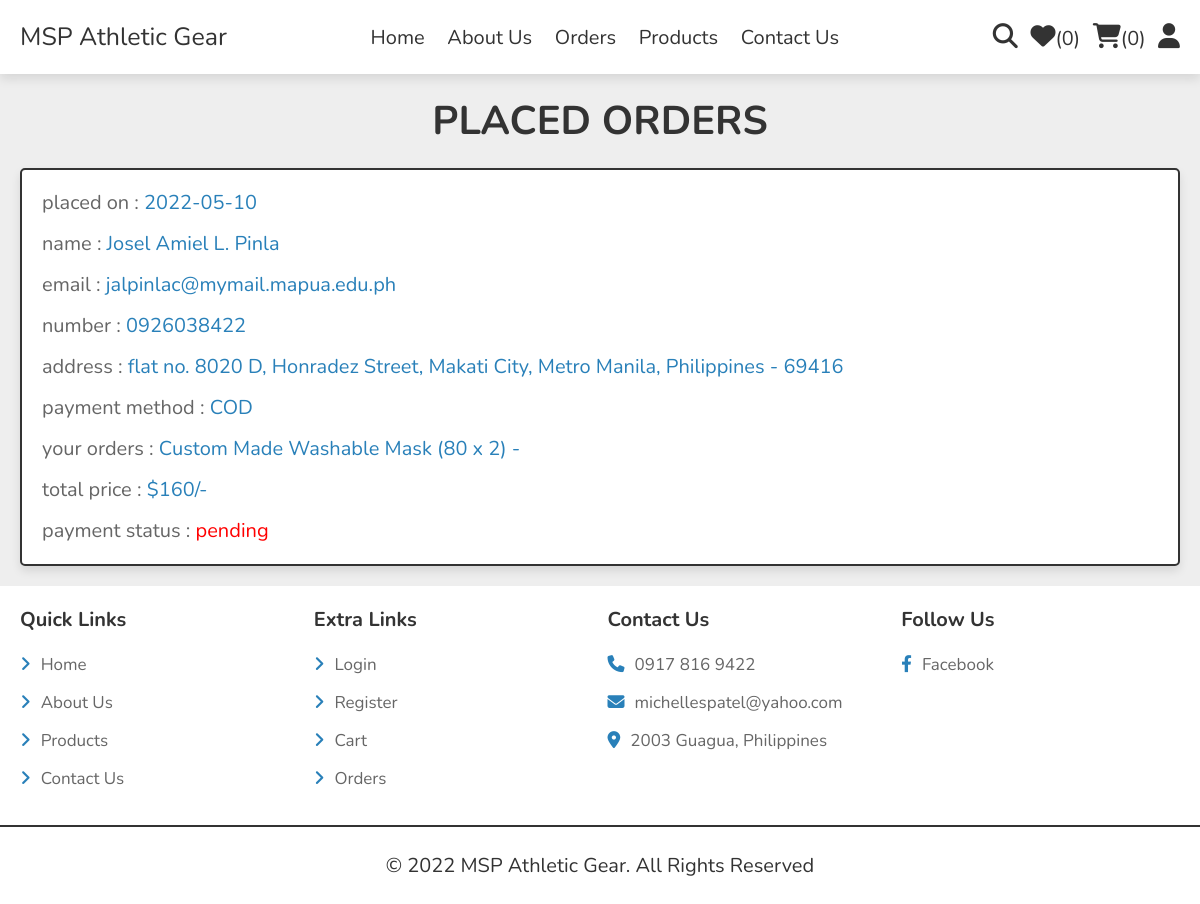
Screenshot of /orders.php (signed in) with the database file from the repository.
### tables this page shows
CREATE TABLE `orders` (
  `id` int(100) NOT NULL,
  `user_id` int(100) NOT NULL,
  `name` varchar(20) NOT NULL,
  `number` varchar(10) NOT NULL,
  `email` varchar(50) NOT NULL,
  `method` varchar(50) NOT NULL,
  `address` varchar(500) NOT NULL,
  `total_products` varchar(1000) NOT NULL,
  `total_price` int(100) NOT NULL,
  `placed_on` date NOT NULL DEFAULT current_timestamp(),
  `payment_status` varchar(20) NOT NULL DEFAULT 'pending'
);

### orders.php (the view, shortened to what this page needs)
<?php
include 'components/connect.php';
if(isset($_SESSION['user_id'])){
   $user_id = $_SESSION['user_id'];
}else{
   $user_id = '';
};
?>
<!DOCTYPE html>
<html lang="en">
<head>
   <link rel="stylesheet" href="https://cdnjs.cloudflare.com/ajax/libs/font-awesome/6.1.1/css/all.min.css">
   <link rel="stylesheet" href="css/style.css">
</head>
<body>
<?php include 'components/user_header.php'; ?>
<section class="orders">
   <h1 class="heading">placed orders</h1>
   <div class="box-container">
   <?php
      if($user_id == ''){
         echo '<p class="empty">please login to see your orders</p>';
      }else{
         $select_orders = $conn->prepare("SELECT * FROM `orders` WHERE user_id = ?");
         $select_orders->execute([$user_id]);
         if($select_orders->rowCount() > 0){
            while($fetch_orders = $select_orders->fetch(PDO::FETCH_ASSOC)){
   ?>
   <div class="box">
      <p>placed on : <span><?= $fetch_orders['placed_on']; ?></span></p>
      <p>name : <span><?= $fetch_orders['name']; ?></span></p>
      <p>email : <span><?= $fetch_orders['email']; ?></span></p>
      <p>number : <span><?= $fetch_orders['number']; ?></span></p>
      <p>address : <span><?= $fetch_orders['address']; ?></span></p>
      <p>payment method : <span><?= $fetch_orders['method']; ?></span></p>
      <p>your orders : <span><?= $fetch_orders['total_products']; ?></span></p>
      <p>total price : <span>$<?= $fetch_orders['total_price']; ?>/-</span></p>
      <p> payment status : <span style="color:<?php if($fetch_orders['payment_status'] == 'pending'){ echo 'red'; }else{ echo 'green'; }; ?>"><?= $fetch_orders['payment_status']; ?></span> </p>
   </div>
   <?php
      }
      }else{
         echo '<p class="empty">no orders placed yet!</p>';
      }
      }
   ?>
   </div>
</section>
<?php include 'components/footer.php'; ?>
</body>
</html>

### css/style.css (style rules this page uses)
:root { --main-color:#2980b9; --orange:#f39c12; --red:#e74c3c; --black:#333; --white:#fff; --light-color:#666; --light-bg:#eee; --border:.2rem solid var(--black); --box-shadow:0 .5rem 1rem rgba(0,0,0,.1); }
* { font-family: 'Nunito', sans-serif; margin:0; padding:0; box-sizing: border-box; outline: none; border:none; text-decoration: none; }
html { font-size: 62.5%; overflow-x: hidden; }
body { background-color: var(--light-bg); }
section { padding:2rem; max-width: 1200px; margin:0 auto; }
.heading { font-size: 4rem; color:var(--black); margin-bottom: 2rem; text-align: center; text-transform: uppercase; }
.orders .box-container { display: flex; flex-wrap: wrap; gap:1.5rem; align-items: flex-start; }
.orders .box-container .box { padding:1rem 2rem; flex:1 1 40rem; border:var(--border); background-color: var(--white); box-shadow: var(--box-shadow); border-radius: .5rem; }
.orders .box-container .box p { margin:.5rem 0; line-height: 1.8; font-size: 2rem; color:var(--light-color); }
.orders .box-container .box p span { color:var(--main-color); }

### rows the page displays
orders: placed_on "2022-05-10", name "Josel Amiel L. Pinla", email "jalpinlac@mymail.mapua.edu.ph", number "0926038422", address "flat no. 8020 D, Honradez Street, Makati City, Metro Manila, Philippines - 69416", method "COD", total_products "Custom Made Washable Mask (80 x 2) -", total_price "160", payment_status "pending"

### other values shown
$total_wishlist_counts "0"
$total_cart_counts "0"
